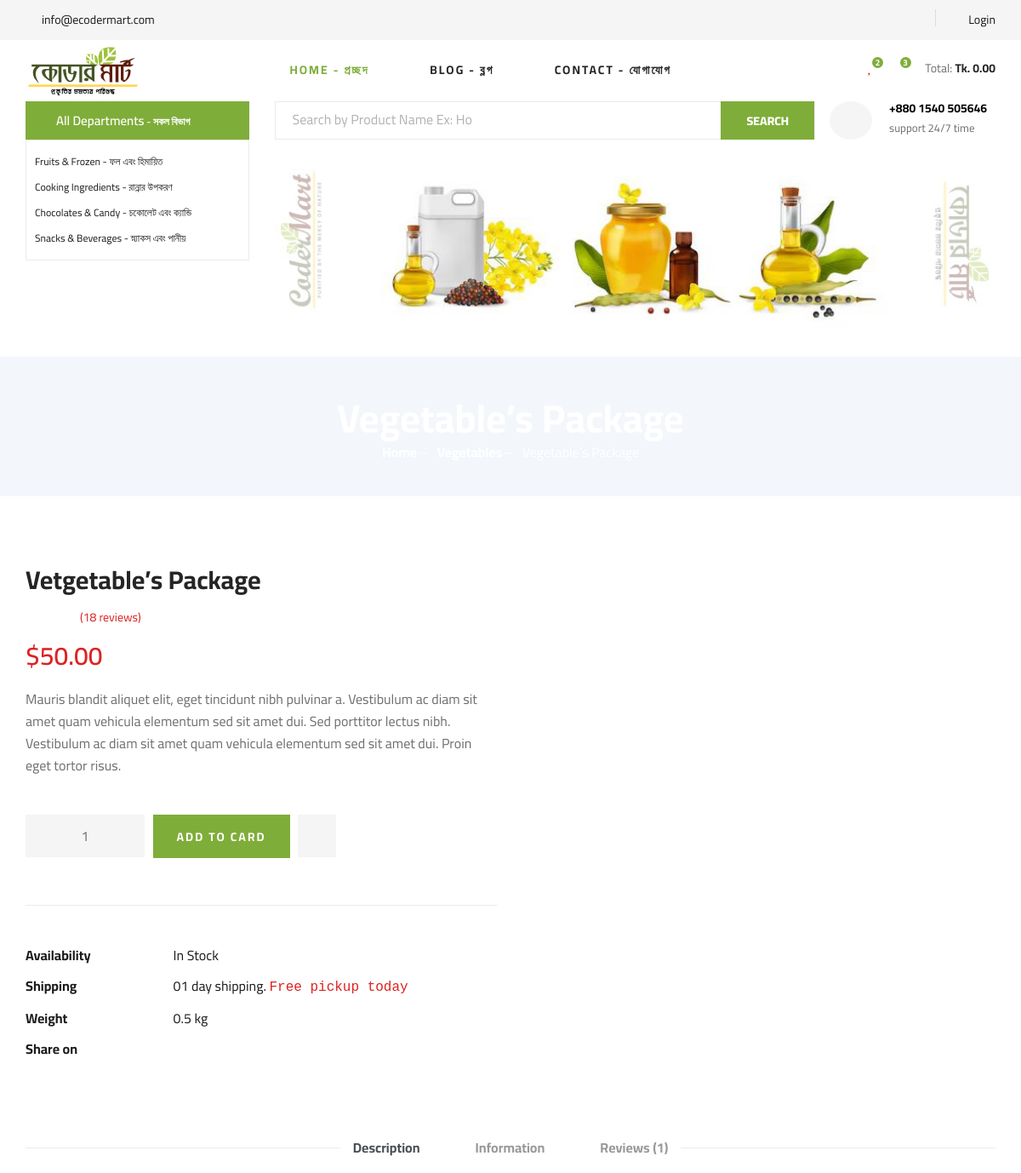
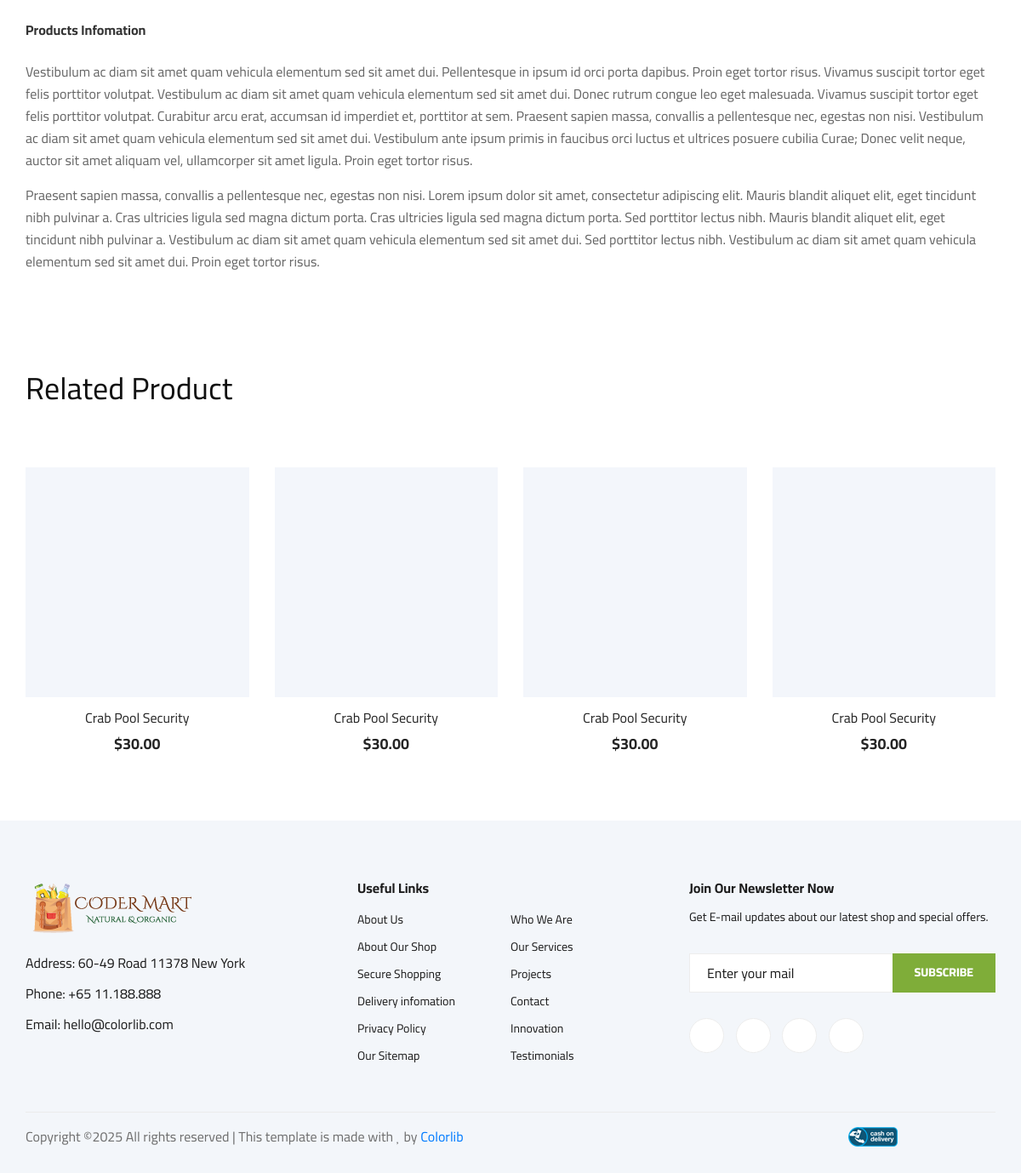
The page /shop-details.php on the database its author committed (2 pictures, top to bottom).
### tables this page shows
CREATE TABLE `basic` (
  `id` int(11) NOT NULL,
  `compName` varchar(50) NOT NULL,
  `compName_en` varchar(50) DEFAULT NULL,
  `address` varchar(255) NOT NULL,
  `phone` varchar(25) NOT NULL,
  `office_phone` varchar(25) NOT NULL,
  `email` varchar(100) NOT NULL,
  `logo` varchar(255) NOT NULL,
  `currency` varchar(255) NOT NULL,
  `facebook` varchar(100) NOT NULL,
  `twitter` varchar(100) NOT NULL,
  `linkedin` varchar(100) NOT NULL,
  `delivery_method` varchar(255) NOT NULL,
  `messanger_group` varchar(150) NOT NULL,
  `whatapps_group` varchar(150) NOT NULL,
  `open_time` varchar(100) NOT NULL,
  `close_time` varchar(100) NOT NULL,
  `updationDate` timestamp NOT NULL DEFAULT current_timestamp()
);

CREATE TABLE `category` (
  `id` int(11) NOT NULL,
  `catName` varchar(255) DEFAULT NULL,
  `catName_en` varchar(255) DEFAULT NULL,
  `catImage` varchar(256) DEFAULT NULL,
  `creationDate` timestamp NOT NULL DEFAULT current_timestamp()
);

### includes/config.php (called while the page is built, shortened)
<?php
   $con = mysqli_connect(DB_SERVER,DB_USER,DB_PASS,DB_NAME);
	$sql=mysqli_query($con,"select * from basic where id='1'");
	while($row=mysqli_fetch_array($sql))
	{
		$compName=$row['compName'];
	}
?>

### share/hero.php (the view, shortened to what this page needs)
<section class="hero">
    <div class="container">
        <div class="row">
            <div class="col-lg-3">
                <div class="hero__categories">
                    <div class="hero__categories__all">
                        <i class="fa fa-bars"></i>
                        <span>All Departments</span><span style="font-size: 12px"> - সকল বিভাগ</span>
                    </div>
                    <ul>
                        <?php
                        $sql = mysqli_query($con, "SELECT id, catName, catName_en FROM category");
                        while ($row = mysqli_fetch_array($sql)) { ?>
                            <li>
                                <a href="category.php?cid=<?= $row['id']; ?>">
                                    <?= htmlentities($row['catName_en']). ' - ' . trim(htmlentities($row['catName']), ' -'); ?>
                                </a>
                            </li>
                        <?php } ?>
                    </ul>
                </div>
            </div>
            <div class="col-lg-9">
                <div class="hero__search">
                    <div class="hero__search__form">
                        <form role="search" name="search" method="post" action="search-result.php">
                            <input type="text" id="searchInput" name="product">
                            <button type="submit" class="site-btn">SEARCH</button>
                        </form>
                    </div>
                    <div class="hero__search__phone">
                        <div class="hero__search__phone__icon">
                            <i class="fa fa-phone"></i>
                        </div>
                        <div class="hero__search__phone__text">
                            <h5>+880 1540 505646</h5>
                            <span>support 24/7 time</span>
                        </div>
                    </div>
                </div>
                <img class="hero__item hero-bg" src="img1/hero/banner.jpg"/>
            </div>
        </div>
    </div>
</section>

### share/header.php (shortened to what this page needs)
<header class="header">
        <div class="header__top">
            <div class="container">
                <div class="row">
                    <div class="col-lg-6 col-md-6">
                        <div class="header__top__left">
                            <ul>
                                <?php $ret=mysqli_query($con, "select * from basic"); while ($row=mysqli_fetch_array($ret)) { ?>
                                <li><i class="fa fa-envelope"></i> <?php echo htmlentities($row['email']);?></li>
                                <?php } ?>
                            </ul>
                        </div>
                    </div>
                    <div class="col-lg-6 col-md-6">
                        <div class="header__top__right">
                            <div class="header__top__right__social">
                                <a href="#"><i class="fa fa-facebook"></i></a>
                                <a href="#"><i class="fa fa-twitter"></i></a>
                                <a href="#"><i class="fa fa-linkedin"></i></a>
                            </div>
                            <div class="header__top__right__auth">
                                <a href="#"><i class="fa fa-user"></i> Login</a>
                            </div>
                        </div>
                    </div>
                </div>
            </div>
        </div>
		<div class="header__logo">
            <div class="container">
                <div class="row">
                    <div class="col-lg-3 col-md-3">
                        <div class="header__logo__left">
                          <a href="index.php">
							<?php
							$sql=mysqli_query($con,"select * from basic where id='1'");
							while($row=mysqli_fetch_array($sql))
							{	?>
							<img src="admin/logo/<?php echo $row['id'];?>/<?php echo $row['logo'];?>"  alt="<?php if(isset($compName)){ echo $compName;}?>"/>
							<?php } ?>
						  </a>
                        </div>
                    </div>
                    <div class="col-lg-6 col-md-6">
                        <nav class="header__menu">
							<ul>
								<li class="active"><a href="./index.php"><i class="fa fa-home"></i> Home - প্রচ্ছদ</a></li>
								<li><a href="./shop-grid.html"><i class="fa fa-rss"></i> Blog - ব্লগ</a></li>
								<li><a href="./contact.html"><i class="fa fa-phone"></i>  Contact - যোগাযোগ</a></li>
							</ul>
						</nav>
                    </div>
					<div class="col-lg-3 col-md-3">
                        <div class="header__cart">
							<ul>
								<li>
									<a href="#">
										<i class="fa fa-heart" style="color:red"></i>
										<span>2</span>
									</a>
								</li>
								<li>
									<a href="#">
										<i class="fa fa-shopping-cart"></i>
										<span>3</span>
									</a>
								</li>
							</ul>
							<div class="header__cart__price">Total: <span>Tk. 0.00</span></div>
						</div>
                    </div>
                </div>
            </div>
        </div>
</header>

### rows shown on the page
basic: email "info@ecodermart.com", logo (picture)
category: catName_en "Fruits & Frozen", catName "ফল এবং হিমায়িত"
category: catName_en "Cooking Ingredients", catName "রান্নার উপকরণ"
category: catName_en "Chocolates & Candy", catName "চকোলেট এবং ক্যান্ডি"
category: catName_en "Snacks & Beverages", catName "স্ন্যাকস এবং পানীয়"
